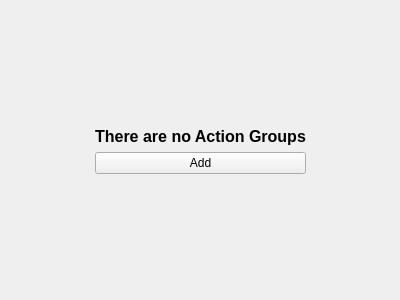
<?xml version="1.0" encoding="UTF-8"?>
<ui version="4.0">
 <class>AddTab</class>
 <widget class="QWidget" name="AddTab">
  <property name="geometry">
   <rect>
    <x>0</x>
    <y>0</y>
    <width>400</width>
    <height>300</height>
   </rect>
  </property>
  <property name="windowTitle">
   <string>Form</string>
  </property>
  <layout class="QGridLayout" name="gridLayout">
   <item row="1" column="1">
    <layout class="QVBoxLayout" name="verticalLayout_2">
     <item alignment="Qt::AlignHCenter">
      <widget class="QLabel" name="label">
       <property name="text">
        <string>&lt;html&gt;&lt;head/&gt;&lt;body&gt;&lt;p align=&quot;center&quot;&gt;&lt;span style=&quot; font-size:12pt; font-weight:600;&quot;&gt;There are no Action Groups&lt;/span&gt;&lt;/p&gt;&lt;/body&gt;&lt;/html&gt;</string>
       </property>
      </widget>
     </item>
     <item>
      <widget class="QPushButton" name="btnAdd">
       <property name="text">
        <string>Add</string>
       </property>
       <property name="icon">
        <iconset resource="resources.qrc">
         <normaloff>:/assets/images/button-icons/add.png</normaloff>:/assets/images/button-icons/add.png</iconset>
       </property>
      </widget>
     </item>
    </layout>
   </item>
   <item row="1" column="0">
    <spacer name="horizontalSpacer">
     <property name="orientation">
      <enum>Qt::Horizontal</enum>
     </property>
     <property name="sizeHint" stdset="0">
      <size>
       <width>77</width>
       <height>20</height>
      </size>
     </property>
    </spacer>
   </item>
   <item row="1" column="2">
    <spacer name="horizontalSpacer_2">
     <property name="orientation">
      <enum>Qt::Horizontal</enum>
     </property>
     <property name="sizeHint" stdset="0">
      <size>
       <width>40</width>
       <height>20</height>
      </size>
     </property>
    </spacer>
   </item>
   <item row="2" column="1">
    <spacer name="verticalSpacer">
     <property name="orientation">
      <enum>Qt::Vertical</enum>
     </property>
     <property name="sizeHint" stdset="0">
      <size>
       <width>20</width>
       <height>106</height>
      </size>
     </property>
    </spacer>
   </item>
   <item row="0" column="1">
    <spacer name="verticalSpacer_2">
     <property name="orientation">
      <enum>Qt::Vertical</enum>
     </property>
     <property name="sizeHint" stdset="0">
      <size>
       <width>20</width>
       <height>40</height>
      </size>
     </property>
    </spacer>
   </item>
  </layout>
 </widget>
 <resources>
  <include location="resources.qrc"/>
 </resources>
 <connections/>
</ui>
